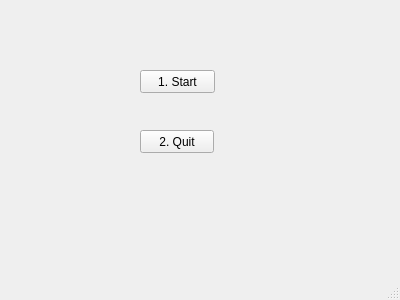
<?xml version="1.0" encoding="UTF-8"?>
<ui version="4.0">
 <class>MainWindow</class>
 <widget class="QMainWindow" name="MainWindow">
  <property name="geometry">
   <rect>
    <x>0</x>
    <y>0</y>
    <width>400</width>
    <height>300</height>
   </rect>
  </property>
  <property name="windowTitle">
   <string>MainWindow</string>
  </property>
  <widget class="QWidget" name="centralwidget">
   <widget class="QPushButton" name="start_pushButton">
    <property name="geometry">
     <rect>
      <x>140</x>
      <y>70</y>
      <width>75</width>
      <height>23</height>
     </rect>
    </property>
    <property name="text">
     <string>1. Start</string>
    </property>
   </widget>
   <widget class="QPushButton" name="quit_pushButton">
    <property name="geometry">
     <rect>
      <x>140</x>
      <y>130</y>
      <width>74</width>
      <height>23</height>
     </rect>
    </property>
    <property name="text">
     <string>2. Quit</string>
    </property>
   </widget>
  </widget>
  <widget class="QMenuBar" name="menubar">
   <property name="geometry">
    <rect>
     <x>0</x>
     <y>0</y>
     <width>400</width>
     <height>21</height>
    </rect>
   </property>
  </widget>
  <widget class="QStatusBar" name="statusbar"/>
 </widget>
 <resources/>
 <connections/>
</ui>
